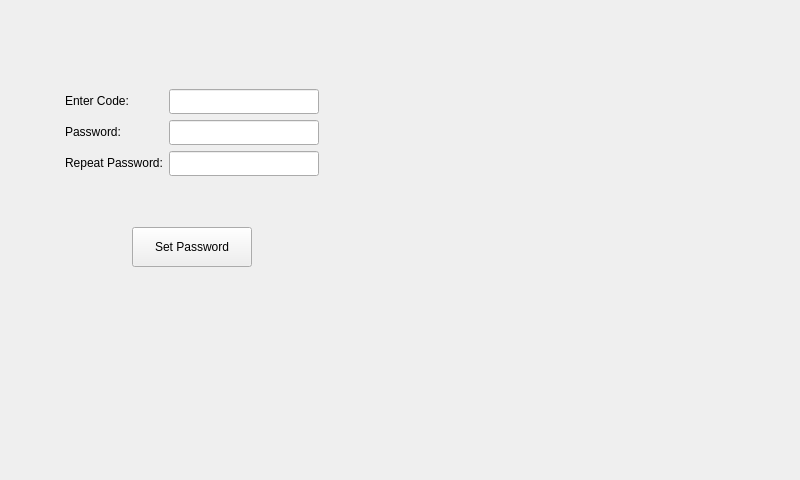
<?xml version="1.0" encoding="UTF-8"?>
<ui version="4.0">
 <class>MainWindow</class>
 <widget class="QMainWindow" name="MainWindow">
  <property name="geometry">
   <rect>
    <x>0</x>
    <y>0</y>
    <width>800</width>
    <height>480</height>
   </rect>
  </property>
  <property name="windowTitle">
   <string>MainWindow</string>
  </property>
  <widget class="QWidget" name="centralWidget">
   <widget class="QStackedWidget" name="stackedWidget">
    <property name="geometry">
     <rect>
      <x>0</x>
      <y>0</y>
      <width>384</width>
      <height>310</height>
     </rect>
    </property>
    <property name="currentIndex">
     <number>2</number>
    </property>
    <widget class="QWidget" name="loginPage">
     <layout class="QVBoxLayout" name="verticalLayout">
      <item>
       <spacer name="verticalSpacer">
        <property name="orientation">
         <enum>Qt::Vertical</enum>
        </property>
        <property name="sizeHint" stdset="0">
         <size>
          <width>20</width>
          <height>40</height>
         </size>
        </property>
       </spacer>
      </item>
      <item>
       <layout class="QHBoxLayout" name="horizontalLayout_3">
        <property name="topMargin">
         <number>20</number>
        </property>
        <property name="rightMargin">
         <number>0</number>
        </property>
        <property name="bottomMargin">
         <number>20</number>
        </property>
        <item>
         <spacer name="horizontalSpacer_4">
          <property name="orientation">
           <enum>Qt::Horizontal</enum>
          </property>
          <property name="sizeHint" stdset="0">
           <size>
            <width>40</width>
            <height>20</height>
           </size>
          </property>
         </spacer>
        </item>
        <item>
         <layout class="QFormLayout" name="formLayout">
          <property name="leftMargin">
           <number>25</number>
          </property>
          <property name="topMargin">
           <number>25</number>
          </property>
          <property name="rightMargin">
           <number>25</number>
          </property>
          <property name="bottomMargin">
           <number>25</number>
          </property>
          <item row="0" column="0">
           <widget class="QLabel" name="usernameLabel">
            <property name="text">
             <string>Username:</string>
            </property>
           </widget>
          </item>
          <item row="0" column="1">
           <widget class="QLineEdit" name="usernameLineEdit">
            <property name="minimumSize">
             <size>
              <width>150</width>
              <height>25</height>
             </size>
            </property>
           </widget>
          </item>
          <item row="1" column="0">
           <widget class="QLabel" name="passwordLabel">
            <property name="text">
             <string>Password:</string>
            </property>
           </widget>
          </item>
          <item row="1" column="1">
           <widget class="QLineEdit" name="passwordLineEdit">
            <property name="minimumSize">
             <size>
              <width>150</width>
              <height>25</height>
             </size>
            </property>
           </widget>
          </item>
         </layout>
        </item>
        <item>
         <spacer name="horizontalSpacer_3">
          <property name="orientation">
           <enum>Qt::Horizontal</enum>
          </property>
          <property name="sizeHint" stdset="0">
           <size>
            <width>40</width>
            <height>20</height>
           </size>
          </property>
         </spacer>
        </item>
       </layout>
      </item>
      <item>
       <layout class="QHBoxLayout" name="horizontalLayout">
        <item>
         <spacer name="horizontalSpacer">
          <property name="orientation">
           <enum>Qt::Horizontal</enum>
          </property>
          <property name="sizeHint" stdset="0">
           <size>
            <width>40</width>
            <height>20</height>
           </size>
          </property>
         </spacer>
        </item>
        <item>
         <widget class="QPushButton" name="pushButton">
          <property name="minimumSize">
           <size>
            <width>120</width>
            <height>40</height>
           </size>
          </property>
          <property name="text">
           <string>Login</string>
          </property>
         </widget>
        </item>
        <item>
         <spacer name="horizontalSpacer_2">
          <property name="orientation">
           <enum>Qt::Horizontal</enum>
          </property>
          <property name="sizeHint" stdset="0">
           <size>
            <width>40</width>
            <height>20</height>
           </size>
          </property>
         </spacer>
        </item>
       </layout>
      </item>
      <item>
       <spacer name="verticalSpacer_2">
        <property name="orientation">
         <enum>Qt::Vertical</enum>
        </property>
        <property name="sizeHint" stdset="0">
         <size>
          <width>20</width>
          <height>20</height>
         </size>
        </property>
       </spacer>
      </item>
     </layout>
    </widget>
    <widget class="QWidget" name="registerPage">
     <layout class="QVBoxLayout" name="verticalLayout_2">
      <item>
       <spacer name="verticalSpacer_3">
        <property name="orientation">
         <enum>Qt::Vertical</enum>
        </property>
        <property name="sizeHint" stdset="0">
         <size>
          <width>20</width>
          <height>40</height>
         </size>
        </property>
       </spacer>
      </item>
      <item>
       <layout class="QHBoxLayout" name="horizontalLayout_11">
        <property name="leftMargin">
         <number>0</number>
        </property>
        <property name="topMargin">
         <number>20</number>
        </property>
        <property name="rightMargin">
         <number>0</number>
        </property>
        <property name="bottomMargin">
         <number>20</number>
        </property>
        <item>
         <spacer name="horizontalSpacer_19">
          <property name="orientation">
           <enum>Qt::Horizontal</enum>
          </property>
          <property name="sizeHint" stdset="0">
           <size>
            <width>40</width>
            <height>20</height>
           </size>
          </property>
         </spacer>
        </item>
        <item>
         <layout class="QFormLayout" name="formLayout_5">
          <property name="horizontalSpacing">
           <number>6</number>
          </property>
          <property name="leftMargin">
           <number>25</number>
          </property>
          <property name="topMargin">
           <number>25</number>
          </property>
          <property name="rightMargin">
           <number>25</number>
          </property>
          <property name="bottomMargin">
           <number>25</number>
          </property>
          <item row="0" column="0">
           <widget class="QLabel" name="usernameLabel_5">
            <property name="text">
             <string>Username:</string>
            </property>
           </widget>
          </item>
          <item row="0" column="1">
           <widget class="QLineEdit" name="usernameLineEdit_5">
            <property name="minimumSize">
             <size>
              <width>150</width>
              <height>25</height>
             </size>
            </property>
           </widget>
          </item>
          <item row="1" column="1">
           <widget class="QLineEdit" name="eMailLineEdit">
            <property name="minimumSize">
             <size>
              <width>150</width>
              <height>25</height>
             </size>
            </property>
           </widget>
          </item>
          <item row="1" column="0">
           <widget class="QLabel" name="eMailLabel">
            <property name="text">
             <string>E-mail:</string>
            </property>
           </widget>
          </item>
         </layout>
        </item>
        <item>
         <spacer name="horizontalSpacer_20">
          <property name="orientation">
           <enum>Qt::Horizontal</enum>
          </property>
          <property name="sizeHint" stdset="0">
           <size>
            <width>40</width>
            <height>20</height>
           </size>
          </property>
         </spacer>
        </item>
       </layout>
      </item>
      <item>
       <layout class="QHBoxLayout" name="horizontalLayout_10">
        <item>
         <spacer name="horizontalSpacer_17">
          <property name="orientation">
           <enum>Qt::Horizontal</enum>
          </property>
          <property name="sizeHint" stdset="0">
           <size>
            <width>40</width>
            <height>20</height>
           </size>
          </property>
         </spacer>
        </item>
        <item>
         <widget class="QPushButton" name="pushButton_5">
          <property name="minimumSize">
           <size>
            <width>120</width>
            <height>40</height>
           </size>
          </property>
          <property name="text">
           <string>Register</string>
          </property>
         </widget>
        </item>
        <item>
         <spacer name="horizontalSpacer_18">
          <property name="orientation">
           <enum>Qt::Horizontal</enum>
          </property>
          <property name="sizeHint" stdset="0">
           <size>
            <width>40</width>
            <height>20</height>
           </size>
          </property>
         </spacer>
        </item>
       </layout>
      </item>
      <item>
       <spacer name="verticalSpacer_4">
        <property name="orientation">
         <enum>Qt::Vertical</enum>
        </property>
        <property name="sizeHint" stdset="0">
         <size>
          <width>20</width>
          <height>40</height>
         </size>
        </property>
       </spacer>
      </item>
     </layout>
    </widget>
    <widget class="QWidget" name="setPasswordPage">
     <layout class="QVBoxLayout" name="verticalLayout_5">
      <item>
       <spacer name="verticalSpacer_10">
        <property name="orientation">
         <enum>Qt::Vertical</enum>
        </property>
        <property name="sizeHint" stdset="0">
         <size>
          <width>20</width>
          <height>24</height>
         </size>
        </property>
       </spacer>
      </item>
      <item>
       <layout class="QHBoxLayout" name="horizontalLayout_16">
        <property name="leftMargin">
         <number>0</number>
        </property>
        <property name="topMargin">
         <number>20</number>
        </property>
        <property name="rightMargin">
         <number>0</number>
        </property>
        <property name="bottomMargin">
         <number>20</number>
        </property>
        <item>
         <spacer name="horizontalSpacer_29">
          <property name="orientation">
           <enum>Qt::Horizontal</enum>
          </property>
          <property name="sizeHint" stdset="0">
           <size>
            <width>40</width>
            <height>20</height>
           </size>
          </property>
         </spacer>
        </item>
        <item>
         <layout class="QFormLayout" name="formLayout_8">
          <property name="horizontalSpacing">
           <number>6</number>
          </property>
          <property name="leftMargin">
           <number>25</number>
          </property>
          <property name="topMargin">
           <number>25</number>
          </property>
          <property name="rightMargin">
           <number>25</number>
          </property>
          <property name="bottomMargin">
           <number>25</number>
          </property>
          <item row="0" column="0">
           <widget class="QLabel" name="enterCodeLabel">
            <property name="text">
             <string>Enter Code:</string>
            </property>
           </widget>
          </item>
          <item row="0" column="1">
           <widget class="QLineEdit" name="enterCodeLineEdit">
            <property name="minimumSize">
             <size>
              <width>150</width>
              <height>25</height>
             </size>
            </property>
           </widget>
          </item>
          <item row="1" column="0">
           <widget class="QLabel" name="passwordLabel_6">
            <property name="text">
             <string>Password:</string>
            </property>
           </widget>
          </item>
          <item row="1" column="1">
           <widget class="QLineEdit" name="passwordLineEdit_6">
            <property name="minimumSize">
             <size>
              <width>150</width>
              <height>25</height>
             </size>
            </property>
           </widget>
          </item>
          <item row="2" column="0">
           <widget class="QLabel" name="repeatPasswordLabel">
            <property name="text">
             <string>Repeat Password:</string>
            </property>
           </widget>
          </item>
          <item row="2" column="1">
           <widget class="QLineEdit" name="repeatPasswordLineEdit">
            <property name="minimumSize">
             <size>
              <width>150</width>
              <height>25</height>
             </size>
            </property>
           </widget>
          </item>
         </layout>
        </item>
        <item>
         <spacer name="horizontalSpacer_30">
          <property name="orientation">
           <enum>Qt::Horizontal</enum>
          </property>
          <property name="sizeHint" stdset="0">
           <size>
            <width>40</width>
            <height>20</height>
           </size>
          </property>
         </spacer>
        </item>
       </layout>
      </item>
      <item>
       <layout class="QHBoxLayout" name="horizontalLayout_17">
        <item>
         <spacer name="horizontalSpacer_31">
          <property name="orientation">
           <enum>Qt::Horizontal</enum>
          </property>
          <property name="sizeHint" stdset="0">
           <size>
            <width>40</width>
            <height>20</height>
           </size>
          </property>
         </spacer>
        </item>
        <item>
         <widget class="QPushButton" name="pushButton_8">
          <property name="minimumSize">
           <size>
            <width>120</width>
            <height>40</height>
           </size>
          </property>
          <property name="text">
           <string>Set Password</string>
          </property>
         </widget>
        </item>
        <item>
         <spacer name="horizontalSpacer_32">
          <property name="orientation">
           <enum>Qt::Horizontal</enum>
          </property>
          <property name="sizeHint" stdset="0">
           <size>
            <width>40</width>
            <height>20</height>
           </size>
          </property>
         </spacer>
        </item>
       </layout>
      </item>
      <item>
       <spacer name="verticalSpacer_9">
        <property name="orientation">
         <enum>Qt::Vertical</enum>
        </property>
        <property name="sizeHint" stdset="0">
         <size>
          <width>20</width>
          <height>25</height>
         </size>
        </property>
       </spacer>
      </item>
     </layout>
    </widget>
   </widget>
  </widget>
 </widget>
 <layoutdefault spacing="6" margin="11"/>
 <resources/>
 <connections/>
</ui>
